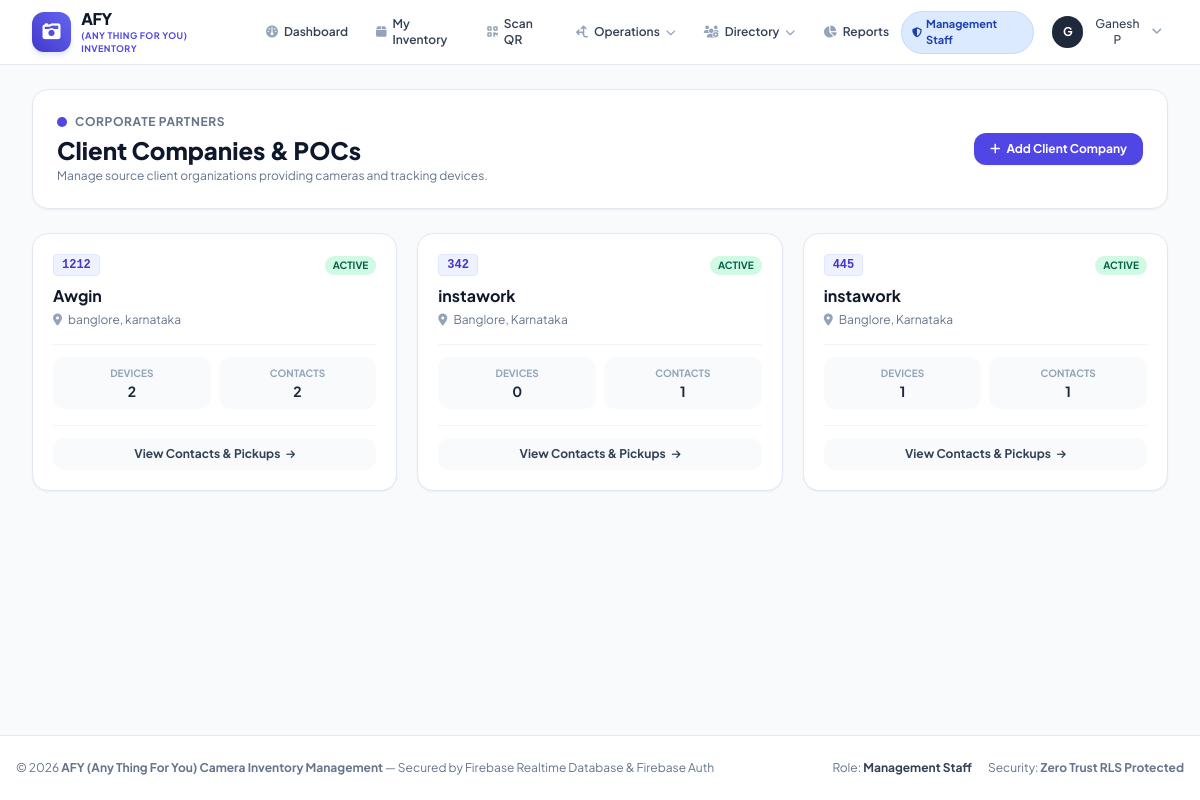
Page /clients/ (signed in) on the committed database.
### inventory/models.py (models this page shows, shortened)
class User(AbstractUser):
    ROLE_CHOICES = [
        ('ADMIN', 'Admin'),
        ('MANAGEMENT', 'Management Staff'),
        ('POSTMAN', 'Postman / Field Collector'),
    ]
    REQUESTED_ROLE_CHOICES = [
        ('MANAGEMENT', 'Management Staff'),
        ('POSTMAN', 'Postman / Field Collector'),
    ]
    APPROVAL_CHOICES = [
        ('PENDING', 'Pending Approval'),
        ('APPROVED', 'Approved'),
        ('REJECTED', 'Rejected'),
        ('DEACTIVATED', 'Deactivated'),
    ]
    role = models.CharField(max_length=20, choices=ROLE_CHOICES, default='POSTMAN')
    requested_role = models.CharField(max_length=20, choices=REQUESTED_ROLE_CHOICES, default='POSTMAN')
    approval_status = models.CharField(max_length=20, choices=APPROVAL_CHOICES, default='APPROVED', db_index=True)
    is_profile_completed = models.BooleanField(default=True)
    email_verified = models.BooleanField(default=True)
    firebase_uid = models.CharField(max_length=128, blank=True, null=True, unique=True, db_index=True)
    profile_photo = models.ImageField(upload_to='profiles/', blank=True, null=True)
    phone = models.CharField(max_length=20, blank=True, default='', validators=[validate_indian_mobile])
    email = models.EmailField(blank=True, validators=[validate_email_address])
    address = models.TextField(blank=True, default='')
    work_location = models.CharField(max_length=255, blank=True, default='')
    work_latitude = models.DecimalField(max_digits=9, decimal_places=6, null=True, blank=True)
    work_longitude = models.DecimalField(max_digits=9, decimal_places=6, null=True, blank=True)
    approved_at = models.DateTimeField(null=True, blank=True)
    approved_by = models.ForeignKey('self', on_delete=models.SET_NULL, null=True, blank=True, related_name='approved_users')
    custom_fields = models.JSONField(default=dict, blank=True)
    class Meta:
        ordering = ['username']
    @property
    def is_admin(self):
        return self.role == 'ADMIN' or self.is_superuser
    @property
    def is_management(self):
        return self.role == 'MANAGEMENT'
    @property
    def is_approved(self):
        return self.is_admin or self.approval_status == 'APPROVED'
    @property
    def is_pending(self):
        return not self.is_admin and self.approval_status == 'PENDING'
    @property
    def display_name(self):
        name = f"{self.first_name} {self.last_name}".strip()
        return name if name else self.username

class ClientCompany(models.Model):
    STATUS_CHOICES = [
        ('ACTIVE', 'Active'),
        ('INACTIVE', 'Inactive'),
    ]
    name = models.CharField(max_length=150)
    code = models.CharField(max_length=50, unique=True, help_text="Unique client code (e.g. CLI-001)")
    address = models.TextField()
    city = models.CharField(max_length=100)
    state = models.CharField(max_length=100)
    pin_code = models.CharField(max_length=20)
    status = models.CharField(max_length=20, choices=STATUS_CHOICES, default='ACTIVE')
    custom_fields = models.JSONField(default=dict, blank=True)
    created_at = models.DateTimeField(auto_now_add=True)
    updated_at = models.DateTimeField(auto_now=True)
    class Meta:
        verbose_name_plural = "Client Companies"
        ordering = ['name']

### inventory/views.py (the view)
# urls.py: path('clients/', views.clients_list_view, name='clients_list'),
@login_required
def clients_list_view(request):
    clients = ClientCompany.objects.annotate(
        devices_count=Count('devices'),
        contacts_count=Count('contacts')
    ).all()
    return render(request, 'inventory/clients_list.html', {'clients': clients})

### inventory/context_processors.py (called while the page is built)
def global_context(request):
    pending_approvals_count = 0
    if hasattr(request, 'user') and request.user.is_authenticated and getattr(request.user, 'is_admin', False):
        try:
            pending_approvals_count = User.objects.filter(is_active=False).count()
        except Exception:
            pass
    return {
        'APP_NAME': getattr(settings, 'APP_NAME', 'AFY (Any Thing For You) Camera Inventory Management'),
        'APP_SHORT_NAME': getattr(settings, 'APP_SHORT_NAME', 'AFY Camera Inventory'),
        'GOOGLE_MAPS_API_KEY': getattr(settings, 'GOOGLE_MAPS_API_KEY', ''),
        'FIREBASE_WEB_CONFIG': getattr(settings, 'FIREBASE_WEB_CONFIG', {}),
        'FIREBASE_PROJECT_ID': getattr(settings, 'FIREBASE_PROJECT_ID', 'afy-camera-inventory'),
        'pending_approvals_count': pending_approvals_count,
    }

### inventory/templates/inventory/clients_list.html (shortened to what this page needs)
{% extends 'inventory/base.html' %}
{% block content %}
<div class="space-y-6">
    <div class="flex flex-col sm:flex-row items-start sm:items-center justify-between gap-4 bg-white p-6 rounded-2xl border border-slate-200 shadow-sm">
        <div>
            <div class="flex items-center space-x-2">
                <span class="w-2.5 h-2.5 rounded-full bg-indigo-600"></span>
                <span class="text-xs font-bold uppercase tracking-wider text-slate-500">Corporate Partners</span>
            </div>
            <h1 class="text-xl sm:text-2xl font-extrabold text-slate-900 mt-1">Client Companies & POCs</h1>
            <p class="text-xs text-slate-500 mt-0.5">Manage source client organizations providing cameras and tracking devices.</p>
        </div>
        <a href="{% url 'client_create' %}" class="px-4 py-2 bg-indigo-600 hover:bg-indigo-700 text-white text-xs font-bold rounded-xl transition flex items-center space-x-1.5 shadow-sm">
            <i class="fa-solid fa-plus text-xs"></i>
            <span>Add Client Company</span>
        </a>
    </div>
    <div class="grid grid-cols-1 md:grid-cols-2 lg:grid-cols-3 gap-5">
        {% for c in clients %}
        <div class="bg-white rounded-2xl border border-slate-200 shadow-sm p-5 hover:shadow-md transition flex flex-col justify-between">
            <div>
                <div class="flex items-center justify-between mb-2">
                    <span class="font-mono text-xs font-bold px-2 py-0.5 rounded bg-indigo-50 text-indigo-700 border border-indigo-100">
                        {{ c.code }}
                    </span>
                    <span class="px-2 py-0.5 rounded-full text-[10px] font-bold {% if c.status == 'ACTIVE' %}bg-emerald-100 text-emerald-800{% else %}bg-slate-100 text-slate-600{% endif %}">
                        {{ c.status }}
                    </span>
                </div>
                <h3 class="text-base font-bold text-slate-900">{{ c.name }}</h3>
                <p class="text-xs text-slate-500 mt-1"><i class="fa-solid fa-location-dot text-slate-400 mr-1"></i> {{ c.city }}, {{ c.state }}</p>
                <div class="grid grid-cols-2 gap-2 mt-4 pt-3 border-t border-slate-100 text-xs">
                    <div class="bg-slate-50 p-2 rounded-xl text-center">
                        <span class="block text-[10px] text-slate-400 uppercase font-bold">Devices</span>
                        <strong class="text-slate-800 text-sm">{{ c.devices_count }}</strong>
                    </div>
                    <div class="bg-slate-50 p-2 rounded-xl text-center">
                        <span class="block text-[10px] text-slate-400 uppercase font-bold">Contacts</span>
                        <strong class="text-slate-800 text-sm">{{ c.contacts_count }}</strong>
                    </div>
                </div>
            </div>
            <div class="mt-4 pt-3 border-t border-slate-100">
                <a href="{% url 'client_detail' c.id %}" class="w-full py-2 bg-slate-50 hover:bg-indigo-50 hover:text-indigo-700 text-slate-700 rounded-xl text-xs font-bold transition flex items-center justify-center space-x-1.5">
                    <span>View Contacts & Pickups</span>
                    <i class="fa-solid fa-arrow-right text-[10px]"></i>
                </a>
            </div>
        </div>
        {% empty %}
        <div class="col-span-3 p-12 text-center text-slate-400">
            No client companies registered yet.
        </div>
        {% endfor %}
    </div>
</div>
{% endblock %}

### inventory/templates/inventory/base.html (shortened to what this page needs)
<!DOCTYPE html>
<html lang="en">
<head>
    <script src="https://cdn.tailwindcss.com"></script>
    <link rel="stylesheet" href="https://cdnjs.cloudflare.com/ajax/libs/font-awesome/6.5.1/css/all.min.css">
</head>
<body class="bg-slate-50 text-slate-900 min-h-screen flex flex-col antialiased pb-20 md:pb-0">
    <nav class="bg-white border-b border-slate-200 sticky top-0 z-40 no-print">
        <div class="max-w-7xl mx-auto px-4 sm:px-6 lg:px-8">
            <div class="flex justify-between h-16">
                <div class="flex items-center space-x-3">
                    <a href="{% url 'dashboard' %}" class="flex items-center space-x-2.5">
                        <div class="w-10 h-10 rounded-xl bg-gradient-to-tr from-indigo-700 to-indigo-500 flex items-center justify-center text-white shadow-md shadow-indigo-100">
                            <i class="fa-solid fa-camera-retro text-lg"></i>
                        </div>
                        <div>
                            <span class="text-base font-extrabold tracking-tight text-slate-900 block leading-tight">AFY</span>
                            <span class="text-[9px] font-bold uppercase tracking-wider text-indigo-600 block">(Any Thing For You) Inventory</span>
                        </div>
                    </a>
                    {% if user.is_authenticated %}
                    <div class="hidden lg:flex items-center space-x-1 ml-6">
                        <a href="{% url 'dashboard' %}" class="px-3 py-2 rounded-lg text-xs font-semibold text-slate-700 hover:text-indigo-600 hover:bg-slate-50 transition flex items-center space-x-1.5">
                            <i class="fa-solid fa-gauge text-slate-400"></i>
                            <span>Dashboard</span>
                        </a>
                        <a href="{% url 'my_inventory' %}" class="px-3 py-2 rounded-lg text-xs font-semibold text-slate-700 hover:text-indigo-600 hover:bg-slate-50 transition flex items-center space-x-1.5">
                            <i class="fa-solid fa-box text-slate-400"></i>
                            <span>My Inventory</span>
                        </a>
                        <a href="{% url 'qr_scanner' %}" class="px-3 py-2 rounded-lg text-xs font-semibold text-slate-700 hover:text-indigo-600 hover:bg-slate-50 transition flex items-center space-x-1.5">
                            <i class="fa-solid fa-qrcode text-slate-400"></i>
                            <span>Scan QR</span>
                        </a>
                        <div class="relative group">
                            <button class="px-3 py-2 rounded-lg text-xs font-semibold text-slate-700 hover:text-indigo-600 hover:bg-slate-50 transition flex items-center space-x-1.5">
                                <i class="fa-solid fa-arrows-split-up-and-left text-slate-400"></i>
                                <span>Operations</span>
                                <i class="fa-solid fa-chevron-down text-[10px] text-slate-400"></i>
                            </button>
                        </div>
                        <div class="relative group">
                            <button class="px-3 py-2 rounded-lg text-xs font-semibold text-slate-700 hover:text-indigo-600 hover:bg-slate-50 transition flex items-center space-x-1.5">
                                <i class="fa-solid fa-users-gear text-slate-400"></i>
                                <span>Directory</span>
                                <i class="fa-solid fa-chevron-down text-[10px] text-slate-400"></i>
                            </button>
                        </div>
                        <a href="{% url 'reports' %}" class="px-3 py-2 rounded-lg text-xs font-semibold text-slate-700 hover:text-indigo-600 hover:bg-slate-50 transition flex items-center space-x-1.5">
                            <i class="fa-solid fa-chart-pie text-slate-400"></i>
                            <span>Reports</span>
                        </a>
                    </div>
                    {% endif %}
                </div>
                <div class="flex items-center space-x-3">
                    {% if user.is_authenticated %}
                    <span class="inline-flex items-center px-2.5 py-1 rounded-full text-[11px] font-bold
                        {% if user.is_admin %}bg-purple-100 text-purple-800 border border-purple-200
                        {% elif user.is_management %}bg-blue-100 text-blue-800 border border-blue-200
                        {% else %}bg-emerald-100 text-emerald-800 border border-emerald-200{% endif %}">
                        <i class="fa-solid {% if user.is_admin %}fa-crown{% elif user.is_management %}fa-shield-halved{% else %}fa-person-walking-luggage{% endif %} mr-1 text-[10px]"></i>
                        {{ user.get_role_display }}
                    </span>
                    <div class="relative group">
                        <button class="flex items-center space-x-2 p-1.5 rounded-lg hover:bg-slate-100 transition">
                            {% if user.profile_photo %}
                            <img src="{{ user.profile_photo.url }}" alt="{{ user.display_name }}" class="w-8 h-8 rounded-full object-cover border border-slate-300">
                            {% else %}
                            <div class="w-8 h-8 rounded-full bg-slate-800 text-white font-bold text-xs flex items-center justify-center">
                                {{ user.username|slice:":1"|upper }}
                            </div>
                            {% endif %}
                            <span class="text-xs font-medium text-slate-700 hidden sm:inline">{{ user.display_name }}</span>
                            <i class="fa-solid fa-angle-down text-slate-400 text-xs"></i>
                        </button>
                    </div>
                    {% else %}
                    <a href="{% url 'login' %}" class="px-4 py-2 bg-indigo-600 text-white rounded-lg text-xs font-bold hover:bg-indigo-700 transition">
                        Sign In
                    </a>
                    {% endif %}
                </div>
            </div>
        </div>
    </nav>
    <main class="flex-grow max-w-7xl mx-auto px-4 sm:px-6 lg:px-8 py-6 w-full">
        {% block content %}{% endblock %}
    </main>
    <footer class="bg-white border-t border-slate-200 py-6 mt-12 no-print">
        <div class="max-w-7xl mx-auto px-4 text-center text-xs text-slate-500 flex flex-col sm:flex-row justify-between items-center gap-2">
            <span>&copy; 2026 <strong>{{ APP_NAME }}</strong> &mdash; Secured by Firebase Realtime Database & Firebase Auth</span>
            <div class="flex items-center space-x-4">
                <span>Role: <strong class="text-slate-700">{{ user.get_role_display|default:'Guest' }}</strong></span>
                <span>Security: <strong>Zero Trust RLS Protected</strong></span>
            </div>
        </div>
    </footer>
</body>
</html>

### inventory/templates/inventory/base.html (style rules this page uses)
body { font-family: 'Plus Jakarta Sans', sans-serif; -webkit-tap-highlight-color: transparent; }

### rows in the picture
User: role "Management Staff", username "G", display_name "Ganesh P"
ClientCompany: code "1212", status "ACTIVE", name "Awgin", city "banglore", state "karnataka", devices_count "2", contacts_count "2"
ClientCompany: code "342", status "ACTIVE", name "instawork", city "Banglore", state "Karnataka", devices_count "0", contacts_count "1"
ClientCompany: code "445", status "ACTIVE", name "instawork", city "Banglore", state "Karnataka", devices_count "1", contacts_count "1"

### other values in the picture
{{ APP_NAME }} "AFY (Any Thing For You) Camera Inventory Management"
